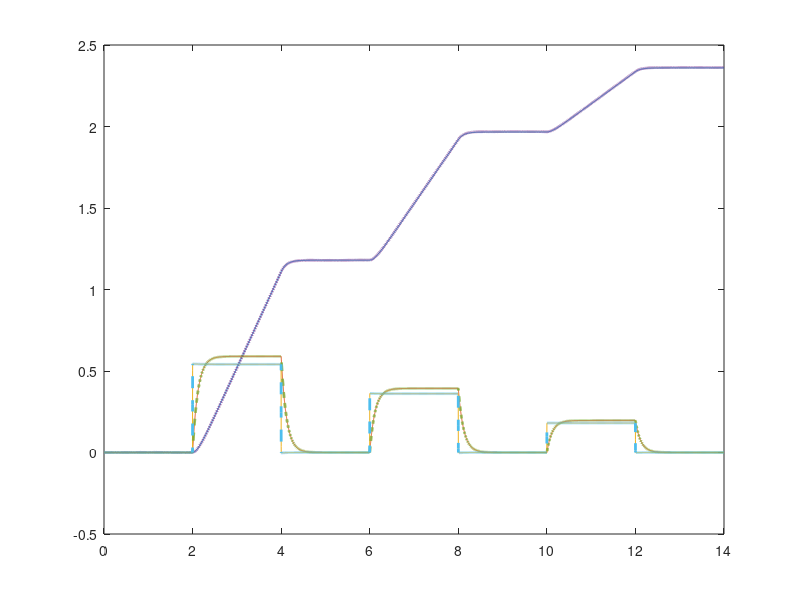
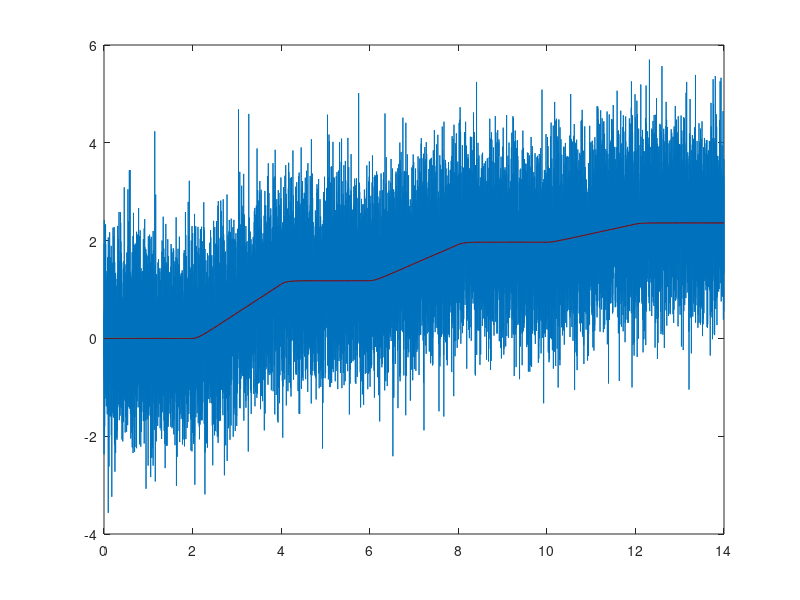
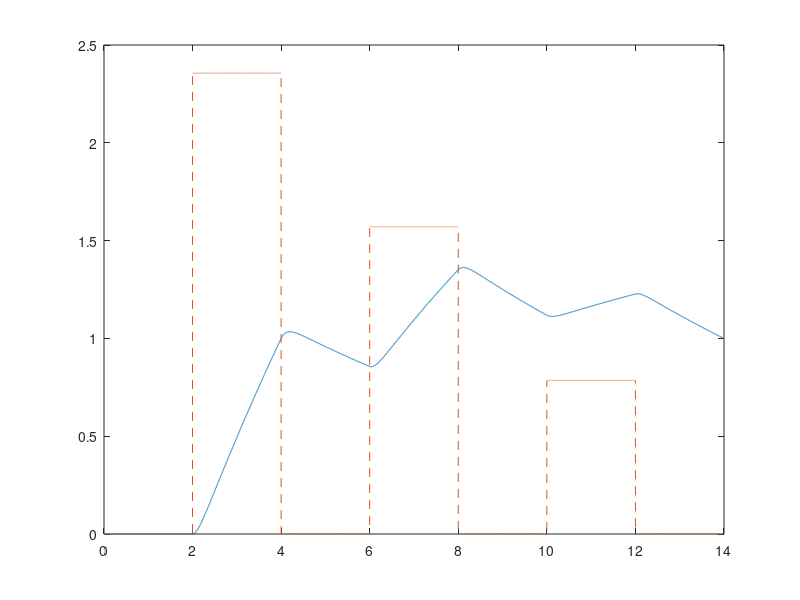

MATLAB code for these plots, in order:
%%  Linear Quadratic Gaussian Controller Design
%%  System Variable Definitions

Ra = 4.33;                        %   [Ohms] Armature Resistance
La = 2.34e-3;                     %   [Henry] Armature Inductance
K = 2.18e-2;                      %   [Nm/A]  Motor Constant
J = 1.6e-6 + 2.418269e-3;         %   [kgm^2] Load Inertia
b = 0.02;                         %   [Nms] Viscous Friction Constant

%%  State Variables
i = 0;          %   [A] Armature Current
theta = 0;      %   [rad] Motor Position
theta_dot = 0;  %   [rad/s] Motor Speed

%%  Input Variable 0 - 12V, 0 PWM being 0V, 100 PWM being 12V
V = 0;          %   [V] Voltage from H Bridge

%%  State Space Model
x = [theta
     theta_dot
     i];
 
A = [0      1       0
     0     -b/J     K/J
     0     -K/La     -Ra/La];
 
B = [0
     0
     1/La];
 
C = [1 0 0];
Cfull = eye(3);

D = [];

System = ss(A,B,C,D);
fullsys = ss(A,B,Cfull,D);

Controllability = rank(ctrb(A,B))
Observability = rank(obsv(A,C))

%%  Optimal Matrices For LQR
Q = [1  0   0
     0  0  0
     0  0   0];
 
R = 5;

%%  Optimal Linear Gain Matrix
K = lqr(System,Q,R);

%%  Kalman Filter 
%%  System Disturbances
Vd = 0.1*eye(3);    % Disturbance Covariance
Vn = 1;             % Noise Covariance

BF = [B Vd 0*B];    % New B Matrix For Kalman Filter (No measurement noise)

sysC = ss(A, BF, C, [0 0 0 0 Vn]);    % Includes new D matrix (no disturbance noise)

sysFullOutput = ss(A, BF, eye(3), zeros(3,size(BF,2))); % Outputs all state variables

%%  Build Kalman Filter
[L, P, E] = lqe(A, Vd, C, Vd, Vn);
sysKF = ss(A-L*C, [B L], eye(3), 0*[B L]);  % Kalman Filter Estimator

%%  Linear Controller Feedback
Aopt = (A-B*K);
Bopt = B;
Copt = C;
Dopt = D;

optsystem = ss(Aopt, Bopt, Copt, Dopt);

%%  Simulation Setup
[u,t] = gensig('square', 4, 14, 0.001);
lim = 14;
%   Processing on Input Signal
for i = 1:length(u)
    if i < length(u)/3
        u(i) = u(i)*0.75*pi;
    elseif i < length(u)*2/3
        u(i) = u(i)*pi/2;
    else
        u(i) = u(i)*pi/4;
    end     
end
u(i) = 0;

uDIST = randn(3,size(t,1));
uNOISE = randn(size(t));

uAUG = [u'; Vd*Vd*uDIST; uNOISE'];
    
%%  Simulation
[y,t] = lsim(sysC, uAUG,t);
[xtrue, t] = lsim(sysFullOutput, uAUG, t);
[xopt,t] = lsim(optsystem, u, t);

[x,t] = lsim(sysKF, [u'; y'], t);

%%  Plotting
plot(t,xtrue,'-',t,x,'--','LineWidth',2)

figure
plot(t,y)
hold on
plot(t,xtrue(:,1),'r')
plot(t,x(:,1),'k--')

figure
plot(t,xopt,'-',t,u,'--')
% 
% 
% step(system, optsystem)